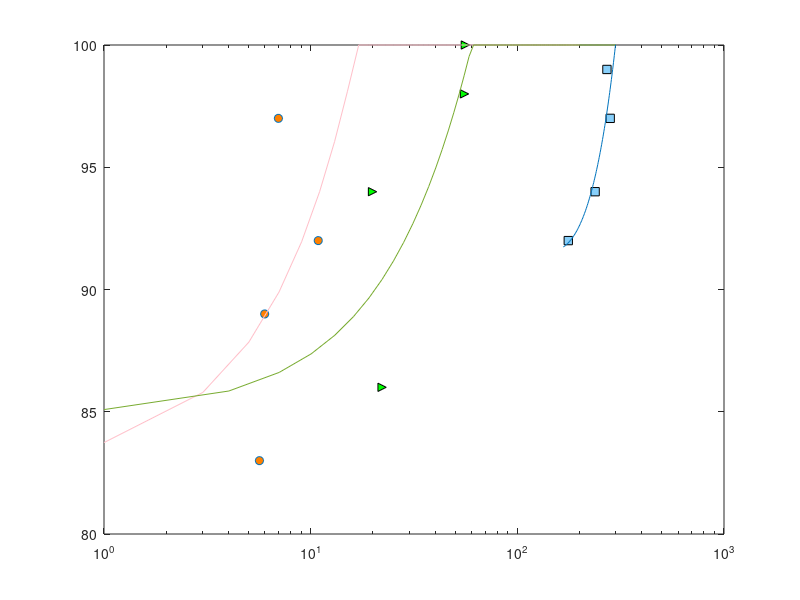

Write MATLAB code to recreate this figure. (Note: this script raises an error after producing the figure.)
%% Data from the previous code
tc = [176.41 237.91 281.41 271.34];  % NasNet-Large
Ac = [92, 94, 97, 99];
ta = [5.65, 5.99, 6.98, 10.88];  % AlexNet
Aa = [83, 89, 97, 92];
tb = [22.16, 19.92, 56.04, 55.50];  % ResNet50
Ab = [86, 94, 100, 98];

% Plot using semilogx
clf;
h = semilogx(ta, Aa, tb, Ab, tc, Ac, 's');
set(h(1), 'Marker', 'o', 'MarkerFaceColor', [1 0.5 0], 'LineStyle', 'none');  % Orange for AlexNet
set(h(2), 'Marker', '>', 'MarkerFaceColor', [0 1 0], 'Color', 'k', 'LineStyle', 'none');  % Green for ResNet50
set(h(3), 'Marker', 's', 'MarkerFaceColor', [0.53 0.81 0.98], 'Color', 'k', 'LineStyle', 'none');  % Sky blue for NasNet-Large

% Fit lines and plot
xa = linspace(1, 200)';
pa = polyfit(ta, Aa, 1); 
ysa = polyval(pa, xa);
ysa = min(ysa, 100);  % Limit values to 100

xb = linspace(1, 300)';
pb = polyfit(tb, Ab, 1); 
ysb = polyval(pb, xb);
ysb = min(ysb, 100);  % Limit values to 100

xc = linspace(167, 300)';
pc = polyfit(tc, Ac, 2); 
ysc = polyval(pc, xc);
ysc = min(ysc, 100);  % Limit values to 100

hold on;
hs = plot(xa, ysa, xb, ysb, xc, ysc, '-');
set(hs(1), 'Color', [1 0.75 0.79]);  % Pink line for AlexNet
set(hs(2), 'Color', [0.47 0.67 0.19]);  % Green line for ResNet50
set(hs(3), 'Color', [0 0.45 0.74]);  % Sky blue line for NasNet-Large

% Horizontal line at accuracy 100%
yline(100, '--');

% Adjust the limits and labels
ylim([70 103]);
% Set the legend with custom font size and location
legend_handle = legend([h(1), h(2), h(3)], 'AlexNet', 'ResNet50', 'NasNet-Large', ...
    'Location', 'southeast');
set(legend_handle, 'FontSize', 12);  % Set font size of the legend

xlabel('Classification time taken for 100 images [s]', 'FontSize', 14);
ylabel('Accuracy [%]', 'FontSize', 14);

% Add grid
grid on;
hold off;
